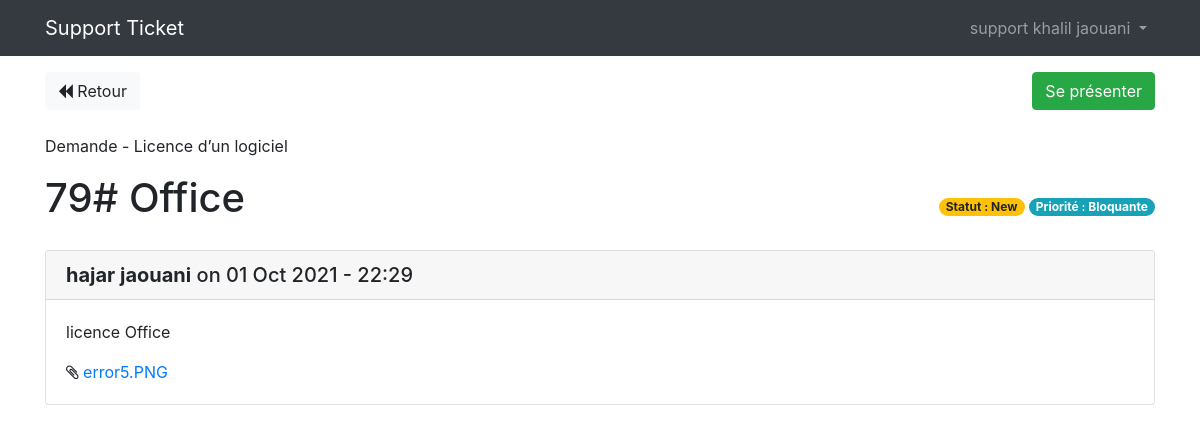
Screenshot of /tickets/show/79 (signed in) with the database file from the repository.
### tables this page shows
CREATE TABLE IF NOT EXISTS `tickets` (
  `id` int(11) NOT NULL AUTO_INCREMENT,
  `user_id` int(11) NOT NULL,
  `support_id` int(11) DEFAULT NULL,
  `type` varchar(255) NOT NULL,
  `category` varchar(255) NOT NULL,
  `subject` varchar(255) NOT NULL,
  `description` text NOT NULL,
  `attachment` varchar(255) DEFAULT NULL,
  `created_at` datetime NOT NULL DEFAULT CURRENT_TIMESTAMP,
  `updated_at` datetime NOT NULL DEFAULT CURRENT_TIMESTAMP,
  `level` varchar(255) NOT NULL,
  `status` varchar(255) NOT NULL,
  PRIMARY KEY (`id`)
);

CREATE TABLE IF NOT EXISTS `ticket_levels` (
  `id` int(11) NOT NULL AUTO_INCREMENT,
  `level` varchar(255) NOT NULL,
  PRIMARY KEY (`id`)
);

CREATE TABLE IF NOT EXISTS `users` (
  `id` int(11) NOT NULL AUTO_INCREMENT,
  `firstname` varchar(255) NOT NULL,
  `lastname` varchar(255) NOT NULL,
  `email` varchar(255) NOT NULL,
  `password` varchar(255) NOT NULL,
  `type` varchar(255) NOT NULL,
  `created_at` datetime NOT NULL DEFAULT CURRENT_TIMESTAMP,
  PRIMARY KEY (`id`)
);

### app/controllers/Tickets.php (called while the page is built, shortened)
<?php
    class Tickets extends Controller{
        public function __construct(){
            $this->ticketModel = $this->model('Ticket');
            $this->userModel = $this->model('User');
            $this->commentModel = $this->model('Ticket_Comment');
        }
        public function show($id){
            $ticket = $this->ticketModel->getTicketById($id);
            $user = $this->userModel->getUserById($ticket->user_id);
            $support = $this->userModel->getUserById($ticket->support_id);
            $comment = $this->commentModel->getCommentsById($id);
            $data = [
                'ticket' => $ticket,
                'user' => $user,
                'support' => $support,
                'description' => '',
                'comment' => $comment
            ];
            $this->view('tickets/show', $data);
        }
    }

### app/libraries/Core.php (called while the page is built, shortened)
<?php
  class Core{
      protected $currentMethod = 'index';
      public function __construct()
      {
          $url = $this->getUrl();
          if(isset($url[0])){
            if(file_exists('../app/controllers/' . $url[0] . '.php')){
                unset($url[0]);
            }
          }
          $this->currentController = new $this->currentController;
          if(isset($url[1])){
              if(method_exists($this->currentController, $url[1])){
                  $this->currentMethod = $url[1];
                  unset($url[1]);
              }
          }
          $this->params = $url ? array_values($url) : [];
          call_user_func_array([$this->currentController, $this->currentMethod], $this->params);
      }
      public function getUrl()
      {
          if(isset($_GET['url'])){
              $url = rtrim($_GET['url'], '/');
              $url = filter_var($url, FILTER_SANITIZE_URL);
              $url = explode('/', $url);
              return $url;
          }
      }
  }

### public/index.php (called while the page is built, shortened)
<?php
  $init = new Core();

### app/libraries/Database.php (called while the page is built, shortened)
<?php
   class Database {
       private $host = DB_HOST;
       private $user = DB_USER;
       private $pass = DB_PASS;
       private $dbname = DB_NAME;
       private $dbh;
       private $stmt;
       public function __construct()
       {
           $dsn = 'mysql:host=' . $this->host . ';dbname=' . $this->dbname;
           $options = array(
               PDO::ATTR_PERSISTENT => true,
               PDO::ATTR_ERRMODE => PDO::ERRMODE_EXCEPTION
           );
           try{
               $this->dbh = new PDO($dsn, $this->user, $this->pass, $options);
           }catch(PDOException $e){
               $this->error = $e->getMessage();
               echo $this->error;
           }
       }
       public function query($sql){
           $this->stmt = $this->dbh->prepare($sql);
       }
       public function bind($param, $value, $type = null){
           if(is_null($type)){
               switch(true){
                    case is_int($value):
                        $type = PDO::PARAM_INT;
                        break;
                    case is_null($value):
                        $type = PDO::PARAM_NULL;
                        break;
                    default:
                        $type = PDO::PARAM_STR;
               }
           }
           $this->stmt->bindValue($param, $value, $type);
       }
       public function execute(){
           return $this->stmt->execute();
       }
       public function single(){
           $this->execute();
           return $this->stmt->fetch(PDO::FETCH_OBJ);
       }
   }

### app/models/Ticket.php (called while the page is built, shortened)
<?php
    class Ticket{
        private $db;
        public function __construct(){
            $this->db = new Database;
        }
        public function getTicketById($id){
            $this->db->query('SELECT *,
                              tickets.id as ticketId,
                              ticket_levels.id as levelId,
                              ticket_levels.level as levelName,
                              tickets.user_id as ticketUser
                              FROM tickets
                              INNER JOIN ticket_levels
                              ON tickets.level = ticket_levels.id
                              WHERE tickets.id = :id');
            $this->db->bind(':id', $id);
            $row = $this->db->single();
            return $row;
        }
    }

### app/models/User.php (called while the page is built, shortened)
<?php
    class User {
        private $db;
        public function __construct(){
            $this->db = new Database;
        }
        public function getUserById($id){
            $this->db->query("SELECT * FROM users WHERE id = :id");
            $this->db->bind(':id', $id);
            $row = $this->db->single();
            return $row;
        }
    }

### app/views/tickets/show.php (the view, shortened to what this page needs)
<?php require APPROOT . '/views/inc/header.php'; ?>
<a href="<?php echo URLROOT; ?>/tickets" class="btn btn-light"><i class="fa fa-backward" aria-hidden="true"></i> Retour</a>
<?php if(!$data['ticket']->support_id && $_SESSION['user_type'] === 'support' && $data['ticket']->status != 'Closed') { ?>
    <form class="pull-right" action="<?php echo URLROOT; ?>/tickets/attribute/<?php echo $data['ticket']->ticketId; ?>" method="post">
        <input type="submit" class="btn btn-success" value="Se présenter">
    </form>
<?php } elseif($data['ticket']->status != 'Closed') { ?>
    <form class="pull-right" action="<?php echo URLROOT; ?>/tickets/close/<?php echo $data['ticket']->ticketId; ?>" method="post">
      <input type="submit" class="btn btn-danger" value="Ferme la Ticket">
    </form>
<?php }; ?>
<br>
<?php if($data['ticket']->user_id === $_SESSION['user_id'] || $data['ticket']->support_id === $_SESSION['user_id'] || $data['ticket']->support_id === null) { ?>
    <div class="row mb-3 mt-4">
        <p class="d-flex flex-row col-md-10"><?php echo $data['ticket']->type; ?> - <?php echo $data['ticket']->category; ?></p>
        <div class="col-md-8">
            <h1 class="card-title"><?php echo $data['ticket']->ticketId ?># <?php echo $data['ticket']->subject ?></h1>
        </div>
        <div class="col-md-4">
            <p class="badge badge-pill badge-info pull-right mt-4" style="cursor: default;">Priorité : <?php echo $data['ticket']->levelName ?></p>
            <p class="badge badge-pill badge-warning pull-right mr-1 mt-4" style="cursor: default;">Statut : <?php echo $data['ticket']->status ?></p>
        </div>
    </div>
    <div class="card mb-3">
        <h5 class="card-header"><b><?php echo $data['user']->firstname .' '. $data['user']->lastname; ?></b> on <?php echo date("d M Y - H:i", strtotime($data['ticket']->created_at)); ?></h5>
        <div class="card-body">
            <p class="card-text"><?php echo nl2br($data['ticket']->description) ?></p>
            <i class="fa fa-paperclip" aria-hidden="true"></i><a class="card-text" href="<?php echo URLROOT; ?>/uploads/<?php  echo $data['ticket']->attachment ?>" download> <?php echo $data['ticket']->attachment ?></a>
        </div>
    </div>
<?php } else { ?>
    <h1>Accès non autorisé</h1>
<?php }; ?>
<?php require APPROOT . '/views/inc/footer.php' ?>

### rows the page displays
tickets: type "Demande", category "Licence d’un logiciel", id "79", subject "Office", ticket_levels.level "Bloquante", status "New", created_at "01 Oct 2021 - 22:29", description "licence Office", attachment "error5.PNG"
users: firstname "hajar", lastname "jaouani"

### other values shown
SITENAME "Support Ticket"
$_SESSION['user_type'] "support"
$_SESSION['user_firstname'] "khalil"
$_SESSION['user_lastname'] "jaouani"
